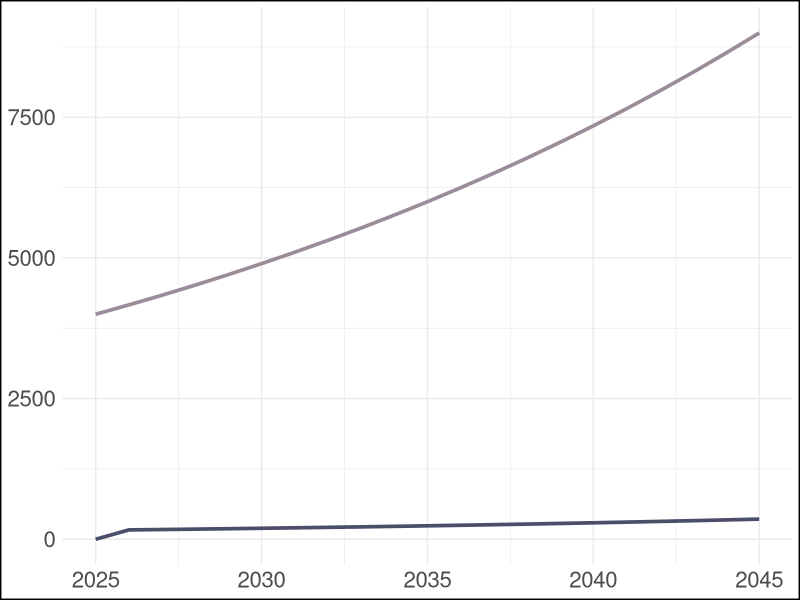
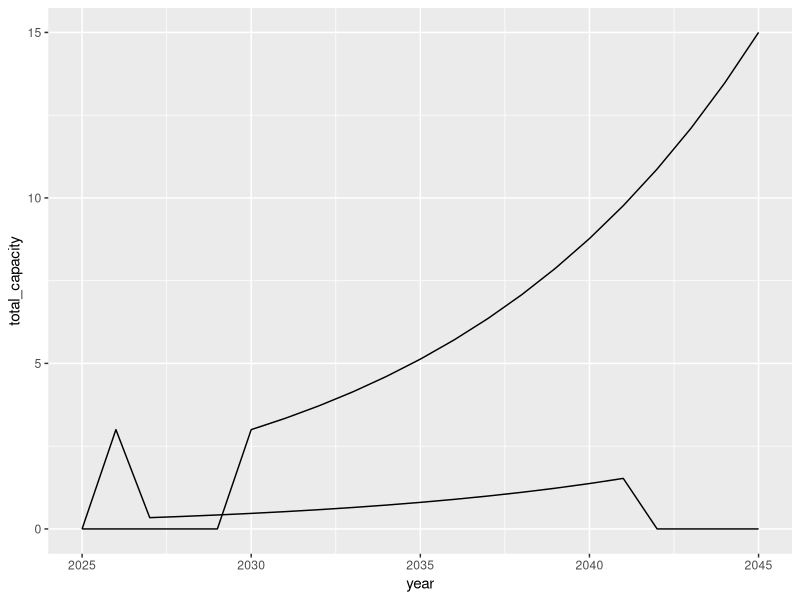
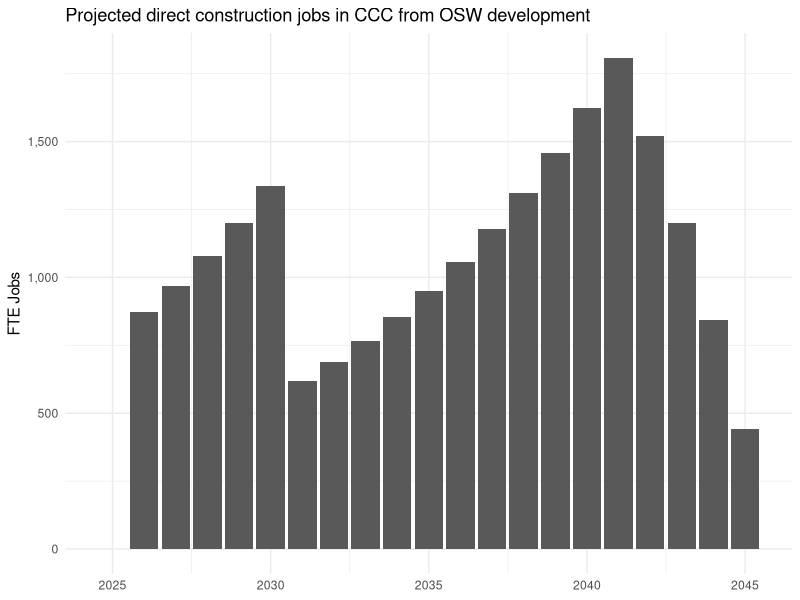
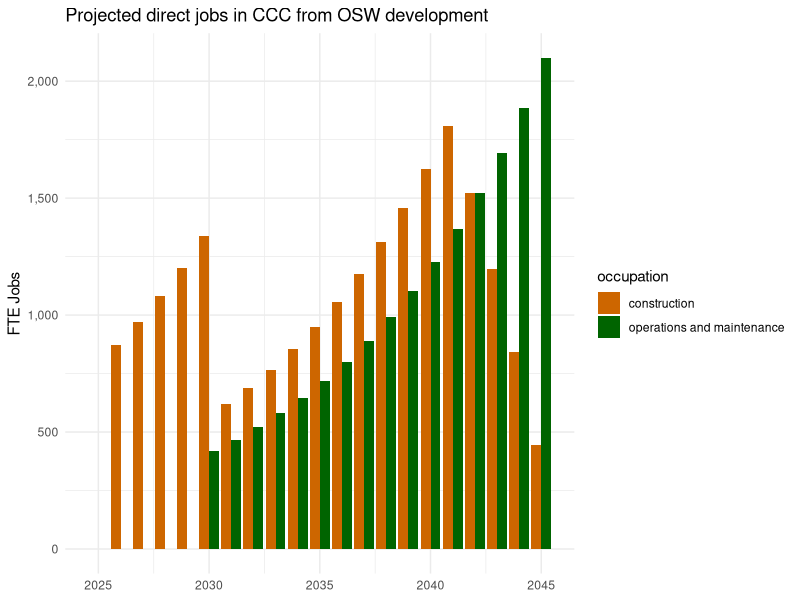
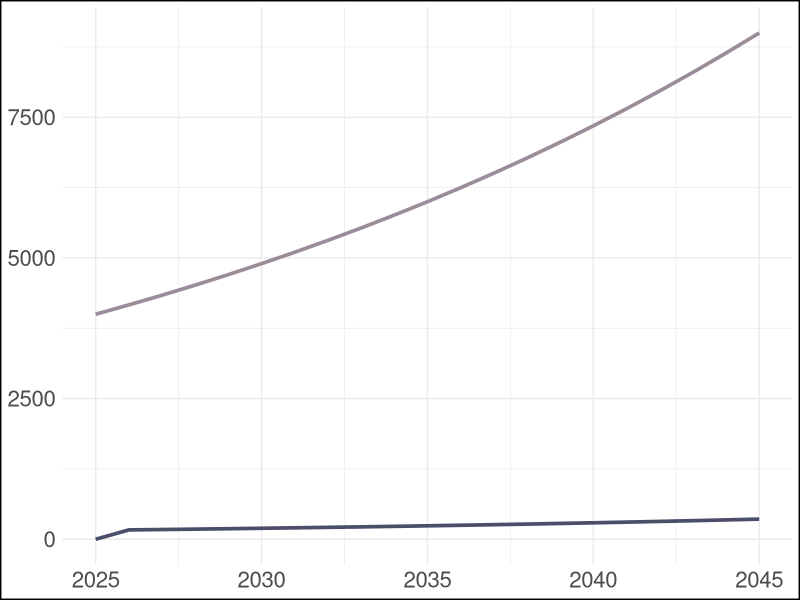

Reproduce these figures in R, in order.
## ---- chunk 1
library(tidyverse)
## ---- chunk 2
# Initial values
initial_capacity <- 111
final_capacity <- 722
years <- 20

# Calculate the annual growth rate
growth_rate <- (final_capacity / initial_capacity)^(1 / years) - 1

# Create variables to store the results
year <- 2025:2045
capacity <- numeric(length(year))
new_capacity <- numeric(length(year))

# Calculate the total capacity for each year
for (i in 1:length(year)) {
  capacity[i] <- initial_capacity * (1 + growth_rate)^(year[i] - 2025)
  if (i == 1) {
      new_capacity[i] <- capacity[i] - initial_capacity
  } else {
      new_capacity[i] <- capacity[i] - capacity[i-1]
  }
}

# Create a data frame with the results
sb_utility_pv <- data.frame(county = "SB", 
                             year = year, 
                             technology = "utility solar",
                             new_capacity = new_capacity,
                             total_capacity = round(capacity, 2))

# Display the table
print(sb_utility_pv)
## ---- chunk 3
# O&M direct jobs ---- 
# Assign variables
om_direct <- 10

# Add columns occupation, type, and n_jobs
sb_utility_pv_om_direct <- sb_utility_pv |>
    mutate(occupation = "O&M",
           type = "direct",
           n_jobs = total_capacity * om_direct)

# O&M indirect jobs ---- 
# Assign variables
om_indirect <- 5

# Add columns occupation, type, and n_jobs
sb_utility_pv_om_indirect <- sb_utility_pv |>
    mutate(occupation = "O&M",
           type = "indirect",
           n_jobs = total_capacity * om_indirect)

# O&M induced ----
# Assign variables
om_induced <- 2

# Add columns occupation, type, and n_jobs
sb_utility_pv_om_induced <- sb_utility_pv |>
    mutate(occupation = "O&M",
           type = "induced",
           n_jobs = total_capacity * om_induced)

# Stack 3 together for total SB PV O&M jobs
sb_utility_pv_om <- rbind(sb_utility_pv_om_direct, sb_utility_pv_om_indirect, sb_utility_pv_om_induced)

print(sb_utility_pv_om)

## ---- chunk 4
# Function to calculate capacity and jobs for PV O&M
pv_om_capacity_and_jobs <- function(county, technology, initial_capacity, final_capacity, direct_jobs, indirect_jobs, induced_jobs) {
    
  # Calculate the annual growth rate
  growth_rate <- (final_capacity / initial_capacity)^(1 / years) - 1
  
  # Create variables to store the results
  year <- 2025:2045
  capacity <- numeric(length(year))
  new_capacity <- numeric(length(year))
  
  # Calculate the total capacity for each year
  for (i in 1:length(year)) {
    capacity[i] <- initial_capacity * (1 + growth_rate)^(year[i] - 2025)
    if (i == 1) {
      new_capacity[i] <- capacity[i] - initial_capacity
    } else {
      new_capacity[i] <- capacity[i] - capacity[i-1]
    }
  }
  
  # Create a data frame with the results
  df <- data.frame(county = county, 
                   year = year, 
                   technology = technology,
                   new_capacity = new_capacity,
                   total_capacity = round(capacity, 2))
  
  # Direct jobs
  df_direct <- df %>%
    mutate(occupation = "O&M", 
           type = "direct", 
           n_jobs = total_capacity * direct_jobs)
  
  # Indirect jobs
  df_indirect <- df %>%
    mutate(occupation = "O&M",
           type = "indirect", 
           n_jobs = total_capacity * indirect_jobs)
  
  # Induced jobs
  df_induced <- df %>%
    mutate(occupation = "O&M",
           type = "induced", 
           n_jobs = total_capacity * induced_jobs)
  
  # Stack them together for total jobs
  df_final <- rbind(df_direct, df_indirect, df_induced)
  
  return(df_final)
}

## ---- chunk 5
# Function to calculate capacity and jobs for PV Construction
pv_const_capacity_and_jobs <- function(county, technology, initial_capacity, final_capacity, direct_jobs, indirect_jobs, induced_jobs) {
    
  # Calculate the annual growth rate
  growth_rate <- (final_capacity / initial_capacity)^(1 / years) - 1
  
  # Create variables to store the results
  year <- 2025:2045
  capacity <- numeric(length(year))
  new_capacity <- numeric(length(year))
  
  # Calculate the total capacity for each year
  for (i in 1:length(year)) {
    capacity[i] <- initial_capacity * (1 + growth_rate)^(year[i] - 2025)
    if (i == 1) {
      new_capacity[i] <- capacity[i] - initial_capacity
    } else {
      new_capacity[i] <- capacity[i] - capacity[i-1]
    }
  }
  
  # Create a data frame with the results
  df <- data.frame(county = county, 
                   year = year, 
                   technology = technology,
                   new_capacity = new_capacity,
                   total_capacity = round(capacity, 2))
  
  # Direct jobs
  df_direct <- df %>%
    mutate(occupation = "Construction", 
           type = "direct", 
           n_jobs = new_capacity * direct_jobs)   # Assuming that construction jobs only last the year, #jobs/mw year will multiply by the new capacity
  
  # Indirect jobs
  df_indirect <- df %>%
    mutate(occupation = "Construction",
           type = "indirect", 
           n_jobs = new_capacity * indirect_jobs)
  
  # Induced jobs
  df_induced <- df %>%
    mutate(occupation = "Construction",
           type = "induced", 
           n_jobs = new_capacity * induced_jobs)
  
  # Stack them together for total jobs
  df_final <- rbind(df_direct, df_indirect, df_induced)
  
  return(df_final)
}
## ---- chunk 6
# Utility PV
sb_utility_pv_om <- pv_om_capacity_and_jobs(
  county = "SB", 
  technology = "Utility PV", 
  initial_capacity = 111, 
  final_capacity = 722, 
  direct_jobs = 10, 
  indirect_jobs = 5, 
  induced_jobs = 2
)

sb_utility_pv_const <- pv_const_capacity_and_jobs(
  county = "SB",
  technology = "Utility PV",
  initial_capacity = 111,
  final_capacity = 722,
  direct_jobs = 5,
  indirect_jobs = 3,
  induced_jobs = 1
)

slo_utility_pv_om <- pv_om_capacity_and_jobs(
  county = "SLO", 
  technology = "Utility PV", 
  initial_capacity = 50, 
  final_capacity = 1000, 
  direct_jobs = 10, 
  indirect_jobs = 5, 
  induced_jobs = 2
)

slo_utility_pv_const <- pv_const_capacity_and_jobs(
  county = "SLO",
  technology = "Utility PV",
  initial_capacity = 50,
  final_capacity = 1000,
  direct_jobs = 10,
  indirect_jobs = 5,
  induced_jobs = 2
)

ventura_utility_pv_om <- pv_om_capacity_and_jobs(
  county = "V", 
  technology = "Utility PV", 
  initial_capacity = 400, 
  final_capacity = 900, 
  direct_jobs = 10, 
  indirect_jobs = 5, 
  induced_jobs = 2
)

ventura_utility_pv_const <- pv_const_capacity_and_jobs(
  county = "V",
  technology = "Utility PV",
  initial_capacity = 400,
  final_capacity = 900,
  direct_jobs = 10,
  indirect_jobs = 5,
  induced_jobs = 2
)


# Rooftop PV
sb_roof_pv_om <- pv_om_capacity_and_jobs(
  county = "SB", 
  technology = "Rooftop PV", 
  initial_capacity = 111, 
  final_capacity = 2000, 
  direct_jobs = 10, 
  indirect_jobs = 5, 
  induced_jobs = 2
)

sb_roof_pv_const <- pv_const_capacity_and_jobs(
  county = "SB",
  technology = "Rooftop PV",
  initial_capacity = 111,
  final_capacity = 2000,
  direct_jobs = 5,
  indirect_jobs = 3,
  induced_jobs = 1
)

slo_roof_pv_om <- pv_om_capacity_and_jobs(
  county = "SLO", 
  technology = "Rooftop PV", 
  initial_capacity = 25, 
  final_capacity = 300, 
  direct_jobs = 10, 
  indirect_jobs = 5, 
  induced_jobs = 2
)

slo_roof_pv_const <- pv_const_capacity_and_jobs(
  county = "SLO",
  technology = "Rooftop PV",
  initial_capacity = 25,
  final_capacity = 300,
  direct_jobs = 10,
  indirect_jobs = 5,
  induced_jobs = 2
)

ventura_roof_pv_om <- pv_om_capacity_and_jobs(
  county = "V", 
  technology = "Rooftop PV", 
  initial_capacity = 29, 
  final_capacity = 150, 
  direct_jobs = 10, 
  indirect_jobs = 5, 
  induced_jobs = 2
)

ventura_roof_pv_const <- pv_const_capacity_and_jobs(
  county = "V",
  technology = "Rooftop PV",
  initial_capacity = 29,
  final_capacity = 150,
  direct_jobs = 80,
  indirect_jobs = 5,
  induced_jobs = 2
)



# Combine all counties and technologies
pv_all <- rbind(sb_utility_pv_om, sb_utility_pv_const, slo_utility_pv_om, slo_utility_pv_const, ventura_utility_pv_om, ventura_utility_pv_const,
                sb_roof_pv_om, sb_roof_pv_const, slo_roof_pv_om, slo_roof_pv_const, ventura_roof_pv_om, ventura_roof_pv_const)
## ---- chunk 7
pv_all_plot <- pv_all |>
    filter(type == "direct" &
           county == "V" &
           technology == "Utility PV") 


pv_all_plot1 <- ggplot(pv_all_plot) +
    theme_minimal() +
    geom_line(aes(x = year, y = n_jobs, color = occupation), size = 1.25)+
    scale_color_manual(values = c("Construction" = '#4a4e69', "O&M" = '#9a8c98'))+ 
    #scale_x_continuous(expand = c(0, 0), breaks = scales::pretty_breaks()) +  # Remove space on x-axis
 # scale_y_continuous(expand = c(0, 0), breaks = scales::pretty_breaks()) +   # Remove space on y-axis 
    theme(plot.background = element_rect(color = "black", fill = NA, size = 1),
          legend.text = element_blank(),
            axis.text.x = element_text(size = 16),  # Rotate x-axis labels
    axis.text.y = element_text(size = 16), 
          legend.position = 'none')+
    labs(x = NULL,
         y= NULL)


pv_all_plot1


ggsave('pv_all_plot.png', pv_all_plot1, width = 8, height = 6)

## ---- chunk 8
# Create data frame, just adding year for now ----
year = 2025:2045
cap_table <- data.frame(
    year = year
)

# Ramping up total capacity from 3GW in 2030 to 15GW in 2045 ----
# Initial values
initial_capacity <- 3
final_capacity <- 15
years <- 15

# Calculate the annual growth rate ----
growth_rate <- (final_capacity / initial_capacity)^(1 / years) - 1

# Add total capacity for each year into empty list ----
total_capacity <- numeric(length(year))

for (i in 6:length(cap_table$year)) {
  total_capacity[i] <- initial_capacity * (1 + growth_rate)^(year[i] - 2030)
}  
  
# Add total capacity into df ----
cap_table$total_capacity <- total_capacity

# Add new capacity by the year construction starts ----
cap_table <- cap_table %>%
  mutate(
    new_construction_capacity = lead(total_capacity, 4) - lead(total_capacity, 3)
  )

# Fill NAs with 0 ----
cap_table$new_construction_capacity[is.na(cap_table$new_construction_capacity)] <- 0

# Add direct construction jobs ----
osw <- cap_table
osw$occupation = "construction"
osw$type = "direct"

# Initialize jobs/per GW Year that will be multiplied by capacity each year
jobs_gw_year <- 1452/5 # Total construction jobs outputted by JEDI / 5 Years
# New jobs each year
osw$new_jobs <- jobs_gw_year * osw$new_construction_capacity

# Total jobs ---- 
osw$total_jobs <- zoo::rollapply(osw$new_jobs, width = 5, FUN = sum, align = "right", partial = TRUE)
## ---- chunk 9
ggplot(osw) +
    geom_line(aes(x = year, y = total_capacity)) +
    geom_line(aes(x = year, y = new_construction_capacity))
## ---- chunk 10
ggplot(osw) +
    geom_col(aes(x = year, y = total_jobs)) +
    labs(title = "Projected direct construction jobs in CCC from OSW development",
         y = "FTE Jobs") +
    scale_y_continuous(labels = scales::label_comma()) +
    theme_minimal() +
    theme(
        axis.title.x = element_blank()
    )
## ---- chunk 11
# Add direct o&m jobs ----
osw_om_direct <- cap_table
osw_om_direct$occupation = "operations and maintenance"
osw_om_direct$type = "direct"

# Initialize jobs/per GW Year that will be multiplied total capacity
om_jobs_gw_year <- 140 # 140 annual o&m jobs / GW

# New jobs
osw_om_direct$new_jobs <- NA

# Total jobs
osw_om_direct$total_jobs <- om_jobs_gw_year * osw_om_direct$total_capacity

# combine into main osw df
osw <- rbind(osw, osw_om_direct)
## ---- chunk 12
ggplot(osw) +
    geom_col(aes(x = year, y = total_jobs, fill = occupation),
             position = "dodge") +
    labs(title = "Projected direct jobs in CCC from OSW development",
         y = "FTE Jobs") +
    scale_y_continuous(labels = scales::label_comma()) +
    scale_fill_manual(values = c("darkorange3", "darkgreen")) +
    theme_minimal() +
    theme(
        axis.title.x = element_blank()
    )
